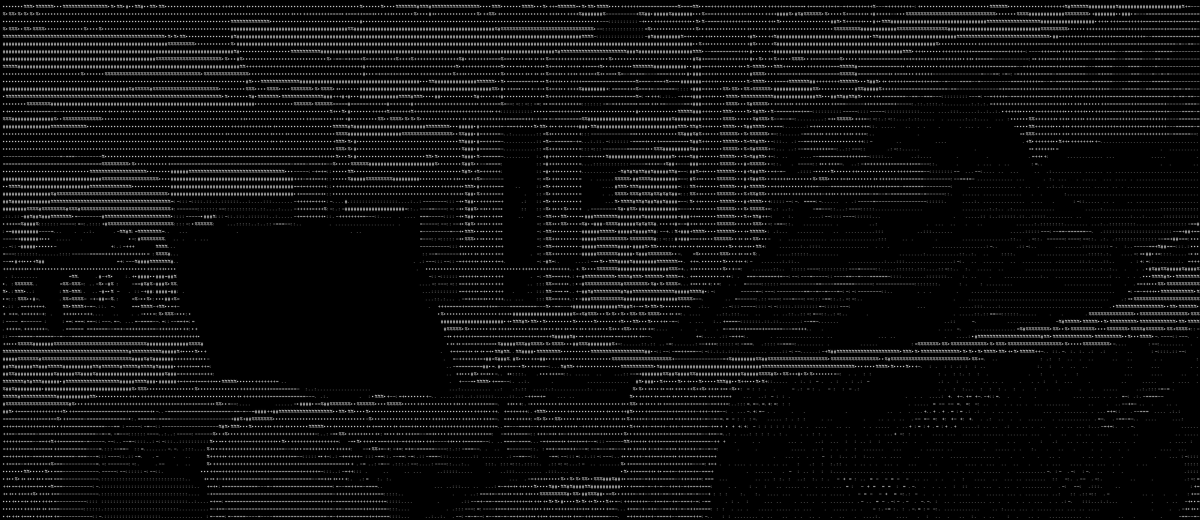
#> input picture ascii_image.jpg, 4800 x 2080 px (shown at 1/4 size)
$ python -i Pic2ASCII.py   (imports and definitions only)
#> lines starting #> are read from the running program, lines starting #| are printed output that depends on the picture
#> in image_to_ascii, image is the input picture: PIL image 4800x2080 L; min 0, max 255, mean 14.3
from PIL import Image

# Define ASCII characters from lightest to darkest
ASCII_CHARS = [chr(i) for i in range(32, 127)]

# Function to resize image
def resize_image(image, new_width=100):
#> called with new_width = 100
    width, height = image.size
#> width = 4800; height = 2080
    ratio = height / width
#> ratio = 0.433
    new_height = int(new_width * ratio)
#> new_height = 43
    resized_image = image.resize((new_width, new_height))
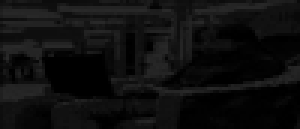
#> resized_image: PIL image 100x43 L (shown 3 times larger); min 0, max 41, mean 14.4
    return resized_image

# Function to convert image to grayscale
def grayscale_image(image):
    return image.convert("L")  # Convert to grayscale

# Function to convert each pixel to an ASCII character
def pixel_to_ascii(pixel_value):
    return ASCII_CHARS[(pixel_value * len(ASCII_CHARS)) // 256]  # Map pixel to one of the 10 characters

# Function to convert image to ASCII art
def image_to_ascii(image_path, new_width=100):
    try:
        # Open the image
        image = Image.open(image_path)
    except Exception as e:
        print(f"Unable to open image file {image_path}: {e}")
        return

    # Resize and convert to grayscale
    image = resize_image(image, new_width)
    grayscale_conversion = grayscale_image(image)

    # Create ASCII art
    ascii_art = ""
    for y in range(grayscale_conversion.height):
        for x in range(grayscale_conversion.width):
            pixel_value = grayscale_conversion.getpixel((x, y))  # Get pixel value (brightness)
            ascii_char = pixel_to_ascii(pixel_value)
            ascii_art += ascii_char
        ascii_art += "\n"  # Newline at the end of each row

    return ascii_art

# Function to save ASCII art to a file
def save_ascii_art(ascii_art, filename="ascii_art.txt"):
    with open(filename, "w") as f:
        f.write(ascii_art)

>>> result = image_to_ascii('ascii_image.jpg')
